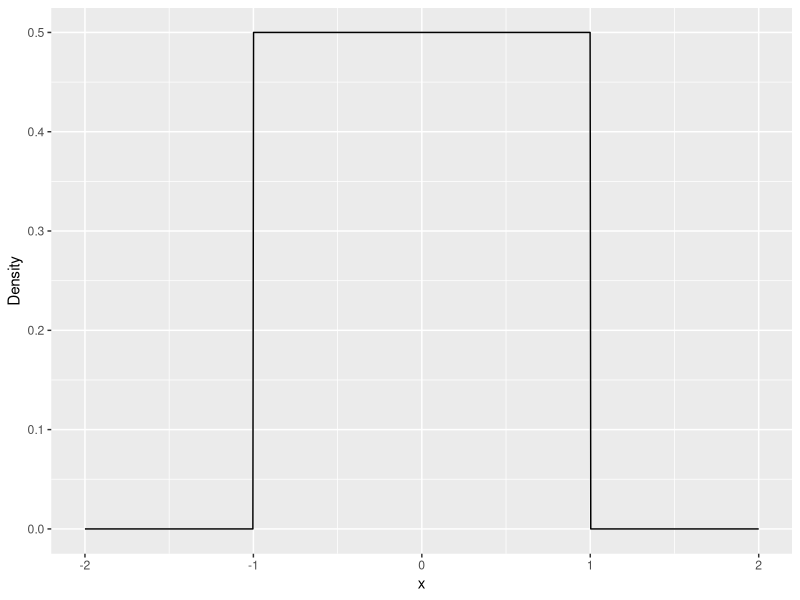
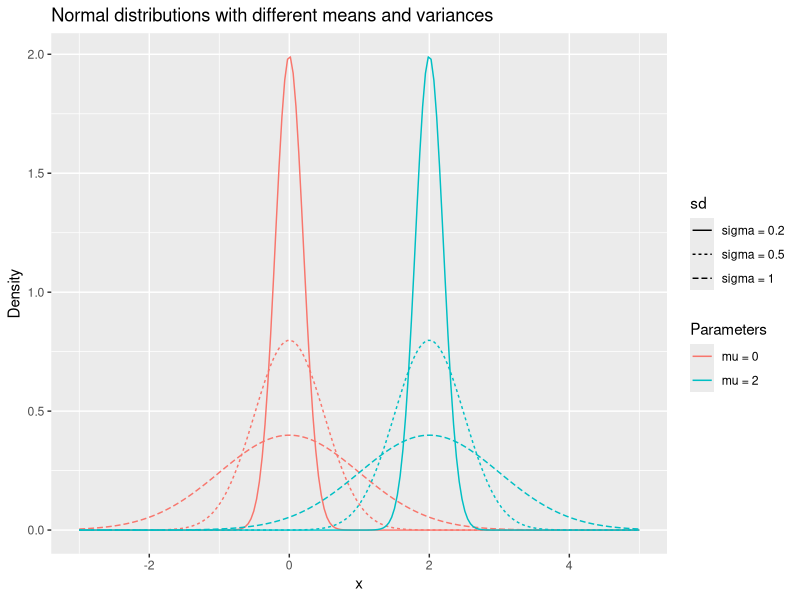
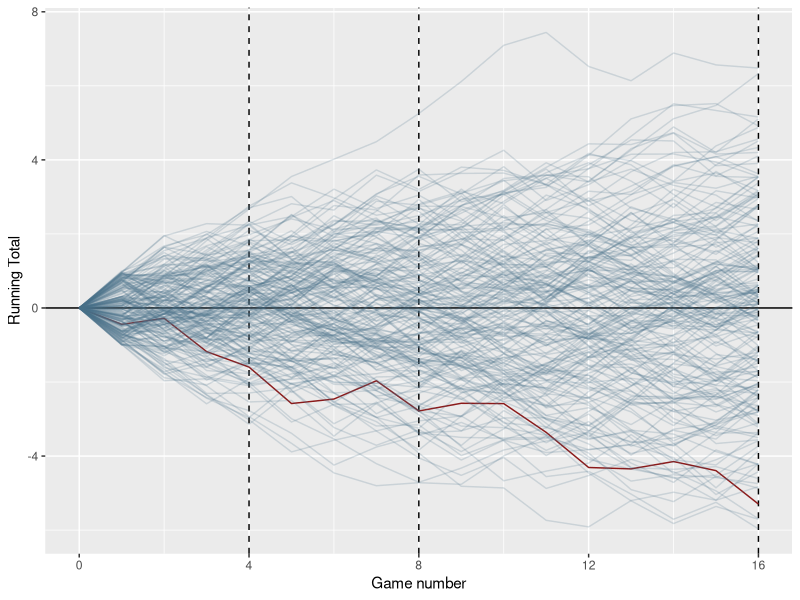
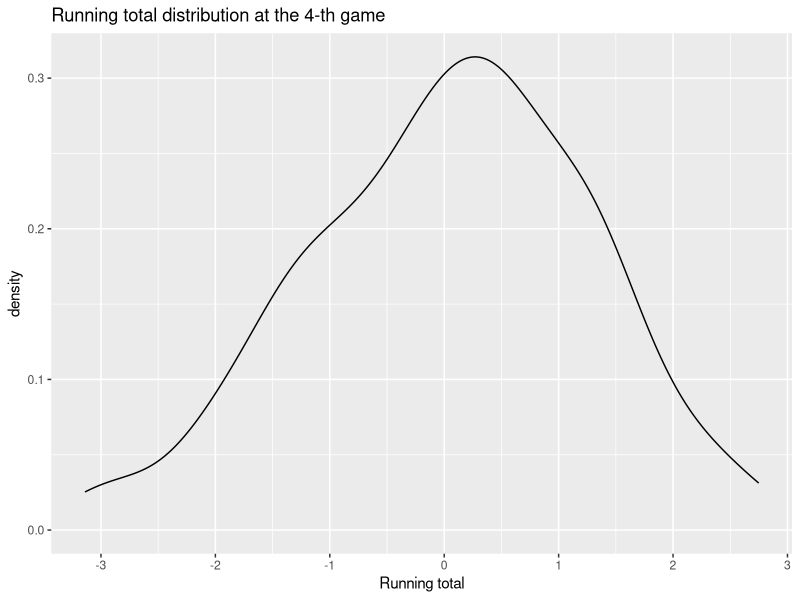
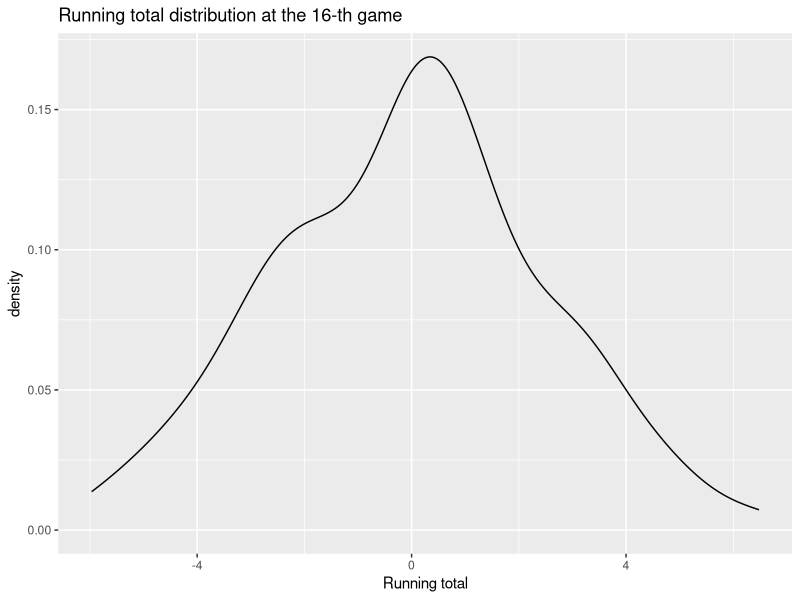
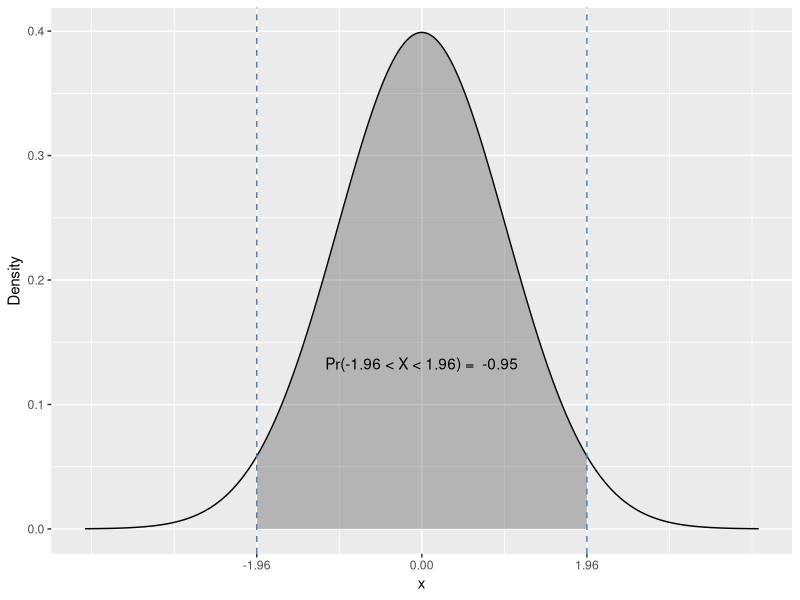

The R script that drew these images, in order:
## ---- chunk 1
# Load the packages used in this notebook

if (!require("tidyverse")) {
    install.packages("tidyverse")    
}

library("tidyverse")
## ---- chunk 2
#| label: fig-unif
#| fig-cap: Density of the uniform distribution on [-1, 1]

unif_dens_plt <- ggplot() +
  xlim(c(-2, 2)) +
  stat_function(fun = dunif, args = list(min = -1, max = 1), n = 1000) +
  labs(
    x = "x",
    y = "Density"
  )

unif_dens_plt
## ---- chunk 3
## Generate 10 random numbers from the uniform distribution on [-1, 1]
x_unif <- runif(10, min = -1, max = 1)
x_unif
## ---- chunk 4
## Count the number of values less than zero

sum(x_unif < 0)

## Count the number of values greater than 0.5

## ---- chunk 5
# Compute the probability of the event X < 0 using the punif function
punif(0, min = -1, max = 1)
## ---- chunk 6
# Compute the probability of the event X > 0.5 using the punif function
1 - punif(0.5, min = -1, max = 1)
## ---- chunk 7
## Compute the average of the values (mean function)

## Compute the variance of the values (var function)

## ---- chunk 8
means <- c(0, 0, 0, 2, 2, 2)
sds <- c(0.2, 0.5, 1, 0.2, 0.5, 1)

df <- expand_grid(
    mean = c(0, 2),
    sd = c(0.2, 0.5, 1),
    x = seq(-3, 5, length.out = 200)
) %>%
mutate(
    y = dnorm(x, mean = mean, sd = sd),
    mean = paste0("mu = ", mean),
    sd = paste0("sigma = ", sd)
)

# Plot
ggplot(df, aes(x = x, y = y, color = mean, lty = sd)) +
  geom_line() +
  labs(x = "x", y = "Density", color = "Parameters") +
  ggtitle("Normal distributions with different means and variances")
## ---- chunk 9
players_n <- 200
games_n <- 16

unif_games <- expand_grid(
  game = 1:games_n,
  player = 1:players_n
) %>%
  mutate(
    ## When used in mutate, n() returns the number of rows in a group of obs
    ## When the data is not grouped as here, it retuns the number of obs in the whole table
    result = runif(n(), min = -1, max = 1)
  ) %>%
  bind_rows(
    ## Add a initial values so that all players start with 0
    tibble(
      player = 1:players_n,
      game = 0L,
      result = 0,
    )
  )

unif_games <- unif_games %>%
  ## Sort the data by player id and game id
  arrange(player, game) %>%
  ## Groups the data by player, because we want the running totals to be calculated for each
  ## player separately
  group_by(player) %>%
  mutate(
    running_total = cumsum(result)
  )

## Illustration only
unif_games %>%
  ggplot(aes(x = game, y = running_total, group = player)) +
  geom_vline(xintercept = c(4, 8, 16), linetype = 2) +
  geom_hline(yintercept = 0) +
  geom_line(aes(color = player < 2, alpha = player < 2)) +
  scale_color_manual(values = c("skyblue4", "firebrick4")) +
  scale_alpha_manual(values = c(1 / 5, 1)) +
  scale_x_continuous("Game number", breaks = c(0, 4, 8, 12, 16)) +
  theme(legend.position = "none") +
  labs(y = "Running Total")
## ---- chunk 10
unif_games %>%
  filter(game == 4) %>%
  ggplot(aes(x = running_total)) +
  geom_density() +
  labs(title = "Running total distribution at the 4-th game") +
  labs(
    x = "Running total"
  )
## ---- chunk 11
unif_games %>%
  filter(game == 16) %>%
  ggplot(aes(x = running_total)) +
  geom_density() +
  labs(title = "Running total distribution at the 16-th game") +
  labs(
    x = "Running total"
  )
## ---- chunk 12
#| label: fig-norm
#| fig-cap: Density of the standard normal distribution
#| code-fold: true

dt <- tibble(
  ## Creates a sequence of 100 numbers between -3 and 3
  x = seq(-4, 4, length.out = 1000)
) %>%
  mutate(
    dens = dnorm(x, mean = 0, sd = 1)
  )
ggplot() +
  ## Draws the normal density line
  geom_line(data = dt, aes(x = x, y = dens)) +
  ## Draws the shaded area under the curve between
  ## -1 and 1
  geom_ribbon(
    data = filter(dt, x > -1.96, x < 1.96),
    aes(x = x, y = dens, ymin = 0, ymax = dens),
    ## Controls the transparency of the area
    alpha = 0.3
  ) +
  annotate(
    "text",
    x = 0,
    y = dnorm(0) / 3,
    label = paste("Pr(-1.96 < X < 1.96) = ", round(pnorm(-1.96, 0, 1) - pnorm(1.96, 0, 1), 2), sep = " ")
  ) +
  geom_vline(xintercept = c(-1.96, 1.96), lty = 2, colour = "steelblue") +
  # geom_density(data = slopes, aes(x = t_statistic), color = "steelblue4") +
  scale_x_continuous(breaks = c(-1.96, 0, 1.96)) +
  labs(
    y = "Density"
  )
## ---- chunk 13
pnorm(0.5, mean=0, sd=1)
## ---- chunk 14

## ---- chunk 15

## ---- chunk 16
x_norm <- rnorm(10, mean = 0, sd = 1)
## ---- chunk 17
# Count the number of values less than zero

sum(x_norm < 0)
## ---- chunk 18
# Compute the average of the values

# Compute the standard deviation of the values

